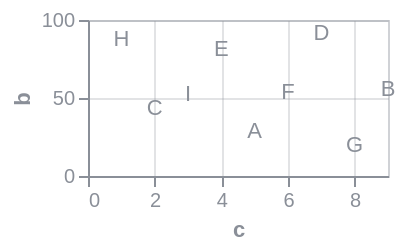

Describe this chart as a Vega-Lite specification.
### Vega specification from a JSON file in a GitHub repository (floating-point values rounded to 4 significant figures)
{"$schema": "https://vega.github.io/schema/vega/v6.json", "background": null, "padding": 5, "width": 150, "height": 78, "style": "cell", "data": [{"name": "source_0", "values": [{"a": "A", "b": 28, "c": 5, "g": "x"}, {"a": "B", "b": 55, "c": 9, "g": "y"}, {"a": "C", "b": 43, "c": 2, "g": "x"}, {"a": "D", "b": 91, "c": 7, "g": "y"}, {"a": "E", "b": 81, "c": 4, "g": "x"}, {"a": "F", "b": 53, "c": 6, "g": "y"}, {"a": "G", "b": 19, "c": 8, "g": "x"}, {"a": "H", "b": 87, "c": 1, "g": "y"}, {"a": "I", "b": 52, "c": 3, "g": "x"}]}, {"name": "data_0", "source": "source_0", "transform": [{"type": "filter", "expr": "isValid(datum[\"c\"]) && isFinite(+datum[\"c\"]) && isValid(datum[\"b\"]) && isFinite(+datum[\"b\"])"}]}], "marks": [{"name": "marks", "type": "text", "style": ["text"], "from": {"data": "data_0"}, "encode": {"update": {"fill": {"value": "#8a8f98"}, "description": {"signal": "\"c: \" + (format(datum[\"c\"], \"\")) + \"; b: \" + (format(datum[\"b\"], \"\")) + \"; a: \" + (isValid(datum[\"a\"]) ? isArray(datum[\"a\"]) ? join(datum[\"a\"], ' ') : datum[\"a\"] : \"\"+datum[\"a\"])"}, "x": {"scale": "x", "field": "c"}, "y": {"scale": "y", "field": "b"}, "text": {"signal": "isValid(datum[\"a\"]) ? datum[\"a\"] : \"\"+datum[\"a\"]"}, "align": {"value": "center"}, "baseline": {"value": "middle"}}}}], "scales": [{"name": "x", "type": "linear", "domain": {"data": "data_0", "field": "c"}, "range": [0, {"signal": "width"}], "nice": true, "zero": true}, {"name": "y", "type": "linear", "domain": {"data": "data_0", "field": "b"}, "range": [{"signal": "height"}, 0], "nice": true, "zero": true}], "axes": [{"scale": "x", "orient": "bottom", "gridScale": "y", "grid": true, "tickCount": {"signal": "ceil(width/40)"}, "domain": false, "labels": false, "aria": false, "maxExtent": 0, "minExtent": 0, "ticks": false, "zindex": 0}, {"scale": "y", "orient": "left", "gridScale": "x", "grid": true, "tickCount": {"signal": "ceil(height/40)"}, "domain": false, "labels": false, "aria": false, "maxExtent": 0, "minExtent": 0, "ticks": false, "zindex": 0}, {"scale": "x", "orient": "bottom", "grid": false, "title": "c", "labelFlush": true, "labelOverlap": true, "tickCount": {"signal": "ceil(width/40)"}, "zindex": 0}, {"scale": "y", "orient": "left", "grid": false, "title": "b", "labelOverlap": true, "tickCount": {"signal": "ceil(height/40)"}, "zindex": 0}], "config": {"axis": {"labelColor": "#8a8f98", "titleColor": "#8a8f98", "domainColor": "#8a8f98", "tickColor": "#8a8f98", "gridColor": "#8a8f98", "gridOpacity": 0.25}, "legend": {"labelColor": "#8a8f98", "titleColor": "#8a8f98"}, "style": {"cell": {"stroke": "#8a8f98", "strokeOpacity": 0.4}}}}
